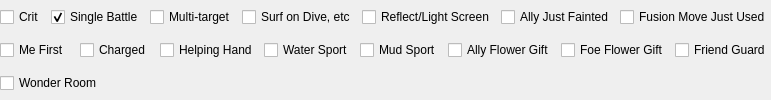
    <widget class="QWidget" name="advanced" native="true">
     <layout class="QVBoxLayout" name="verticalLayout_6">
      <property name="leftMargin">
       <number>0</number>
      </property>
      <property name="topMargin">
       <number>0</number>
      </property>
      <property name="rightMargin">
       <number>0</number>
      </property>
      <property name="bottomMargin">
       <number>0</number>
      </property>
      <item>
       <layout class="QHBoxLayout" name="horizontalLayout_12">
        <item>
         <widget class="QCheckBox" name="crit">
          <property name="text">
           <string>Crit</string>
          </property>
         </widget>
        </item>
        <item>
         <widget class="QCheckBox" name="singlebattle">
          <property name="text">
           <string>Single Battle</string>
          </property>
          <property name="checked">
           <bool>true</bool>
          </property>
         </widget>
        </item>
        <item>
         <widget class="QCheckBox" name="multitarget">
          <property name="text">
           <string>Multi-target</string>
          </property>
         </widget>
        </item>
        <item>
         <widget class="QCheckBox" name="surfondive">
          <property name="text">
           <string>Surf on Dive, etc</string>
          </property>
         </widget>
        </item>
        <item>
         <widget class="QCheckBox" name="reflect">
          <property name="text">
           <string>Reflect/Light Screen</string>
          </property>
         </widget>
        </item>
        <item>
         <widget class="QCheckBox" name="allyfainted">
          <property name="text">
           <string>Ally Just Fainted</string>
          </property>
         </widget>
        </item>
        <item>
         <widget class="QCheckBox" name="fusionused">
          <property name="text">
           <string>Fusion Move Just Used</string>
          </property>
         </widget>
        </item>
       </layout>
      </item>
      <item>
       <layout class="QHBoxLayout" name="horizontalLayout_13">
        <item>
         <widget class="QCheckBox" name="mefirst">
          <property name="text">
           <string>Me First</string>
          </property>
         </widget>
        </item>
        <item>
         <widget class="QCheckBox" name="charged">
          <property name="text">
           <string>Charged</string>
          </property>
         </widget>
        </item>
        <item>
         <widget class="QCheckBox" name="helpinghand">
          <property name="text">
           <string>Helping Hand</string>
          </property>
         </widget>
        </item>
        <item>
         <widget class="QCheckBox" name="watersport">
          <property name="text">
           <string>Water Sport</string>
          </property>
         </widget>
        </item>
        <item>
         <widget class="QCheckBox" name="mudsport">
          <property name="text">
           <string>Mud Sport</string>
          </property>
         </widget>
        </item>
        <item>
         <widget class="QCheckBox" name="myflowergift">
          <property name="text">
           <string>Ally Flower Gift</string>
          </property>
         </widget>
        </item>
        <item>
         <widget class="QCheckBox" name="oflowergift">
          <property name="text">
           <string>Foe Flower Gift</string>
          </property>
         </widget>
        </item>
        <item>
         <widget class="QCheckBox" name="friendguard">
          <property name="text">
           <string>Friend Guard</string>
          </property>
         </widget>
        </item>
       </layout>
      </item>
      <item>
       <layout class="QHBoxLayout" name="horizontalLayout_14">
        <item>
         <widget class="QCheckBox" name="wonderroom">
          <property name="text">
           <string>Wonder Room</string>
          </property>
         </widget>
        </item>
       </layout>
      </item>
     </layout>
    </widget>
